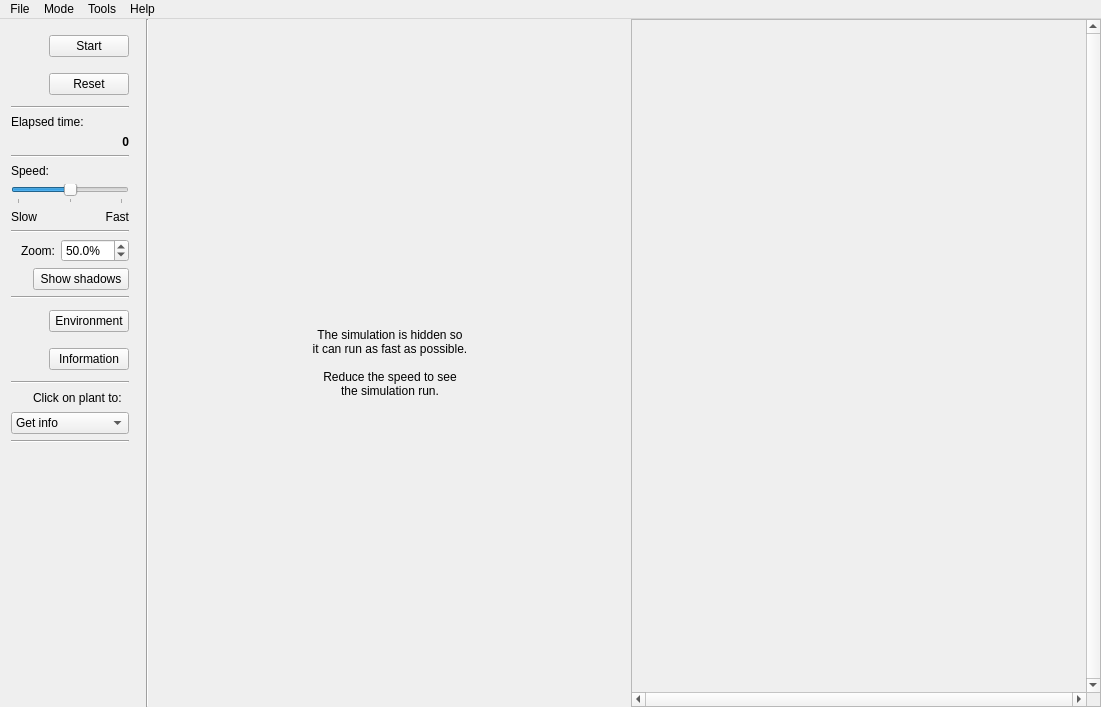
<?xml version="1.0" encoding="UTF-8"?>
<ui version="4.0">
 <class>MainWindow</class>
 <widget class="QMainWindow" name="MainWindow">
  <property name="geometry">
   <rect>
    <x>0</x>
    <y>0</y>
    <width>1101</width>
    <height>707</height>
   </rect>
  </property>
  <property name="windowTitle">
   <string>Grovolve</string>
  </property>
  <widget class="QWidget" name="centralWidget">
   <layout class="QHBoxLayout" name="horizontalLayout">
    <property name="leftMargin">
     <number>0</number>
    </property>
    <property name="topMargin">
     <number>0</number>
    </property>
    <property name="rightMargin">
     <number>0</number>
    </property>
    <property name="bottomMargin">
     <number>0</number>
    </property>
    <item>
     <widget class="QWidget" name="controlsWidget" native="true">
      <property name="sizePolicy">
       <sizepolicy hsizetype="Minimum" vsizetype="Preferred">
        <horstretch>0</horstretch>
        <verstretch>0</verstretch>
       </sizepolicy>
      </property>
      <layout class="QVBoxLayout" name="verticalLayout_2">
       <item>
        <widget class="QWidget" name="widget_2" native="true">
         <layout class="QGridLayout" name="gridLayout_3">
          <property name="leftMargin">
           <number>0</number>
          </property>
          <property name="topMargin">
           <number>0</number>
          </property>
          <property name="rightMargin">
           <number>0</number>
          </property>
          <property name="bottomMargin">
           <number>0</number>
          </property>
          <item row="1" column="1">
           <widget class="QPushButton" name="resetButton">
            <property name="focusPolicy">
             <enum>Qt::StrongFocus</enum>
            </property>
            <property name="text">
             <string>Reset</string>
            </property>
           </widget>
          </item>
          <item row="0" column="0">
           <widget class="QLabel" name="startStopSimulationLabel">
            <property name="sizePolicy">
             <sizepolicy hsizetype="Fixed" vsizetype="Fixed">
              <horstretch>0</horstretch>
              <verstretch>0</verstretch>
             </sizepolicy>
            </property>
            <property name="minimumSize">
             <size>
              <width>32</width>
              <height>32</height>
             </size>
            </property>
            <property name="maximumSize">
             <size>
              <width>32</width>
              <height>32</height>
             </size>
            </property>
            <property name="text">
             <string/>
            </property>
            <property name="pixmap">
             <pixmap resource="../images/images.qrc">:/icons/play-256.png</pixmap>
            </property>
            <property name="scaledContents">
             <bool>true</bool>
            </property>
           </widget>
          </item>
          <item row="0" column="1">
           <widget class="QPushButton" name="startStopSimulationButton">
            <property name="focusPolicy">
             <enum>Qt::StrongFocus</enum>
            </property>
            <property name="text">
             <string>Start</string>
            </property>
            <property name="checkable">
             <bool>false</bool>
            </property>
           </widget>
          </item>
          <item row="1" column="0">
           <widget class="QLabel" name="resetLabel">
            <property name="sizePolicy">
             <sizepolicy hsizetype="Fixed" vsizetype="Fixed">
              <horstretch>0</horstretch>
              <verstretch>0</verstretch>
             </sizepolicy>
            </property>
            <property name="minimumSize">
             <size>
              <width>32</width>
              <height>32</height>
             </size>
            </property>
            <property name="maximumSize">
             <size>
              <width>32</width>
              <height>32</height>
             </size>
            </property>
            <property name="text">
             <string/>
            </property>
            <property name="pixmap">
             <pixmap resource="../images/images.qrc">:/icons/reset-256.png</pixmap>
            </property>
            <property name="scaledContents">
             <bool>true</bool>
            </property>
           </widget>
          </item>
         </layout>
        </widget>
       </item>
       <item>
        <widget class="Line" name="line">
         <property name="orientation">
          <enum>Qt::Horizontal</enum>
         </property>
        </widget>
       </item>
       <item>
        <widget class="QLabel" name="timeLabel1">
         <property name="text">
          <string>Elapsed time:</string>
         </property>
        </widget>
       </item>
       <item>
        <widget class="QLabel" name="timeLabel2">
         <property name="font">
          <font>
           <weight>75</weight>
           <bold>true</bold>
          </font>
         </property>
         <property name="text">
          <string>0</string>
         </property>
         <property name="alignment">
          <set>Qt::AlignRight|Qt::AlignTrailing|Qt::AlignVCenter</set>
         </property>
        </widget>
       </item>
       <item>
        <widget class="Line" name="line_4">
         <property name="orientation">
          <enum>Qt::Horizontal</enum>
         </property>
        </widget>
       </item>
       <item>
        <widget class="QLabel" name="label">
         <property name="text">
          <string>Speed:</string>
         </property>
        </widget>
       </item>
       <item>
        <widget class="QSlider" name="speedSlider">
         <property name="sizePolicy">
          <sizepolicy hsizetype="Minimum" vsizetype="Fixed">
           <horstretch>0</horstretch>
           <verstretch>0</verstretch>
          </sizepolicy>
         </property>
         <property name="maximum">
          <number>2</number>
         </property>
         <property name="pageStep">
          <number>1</number>
         </property>
         <property name="value">
          <number>1</number>
         </property>
         <property name="orientation">
          <enum>Qt::Horizontal</enum>
         </property>
         <property name="tickPosition">
          <enum>QSlider::TicksBelow</enum>
         </property>
         <property name="tickInterval">
          <number>1</number>
         </property>
        </widget>
       </item>
       <item>
        <widget class="QWidget" name="widget_5" native="true">
         <layout class="QHBoxLayout" name="horizontalLayout_5">
          <property name="leftMargin">
           <number>0</number>
          </property>
          <property name="topMargin">
           <number>0</number>
          </property>
          <property name="rightMargin">
           <number>0</number>
          </property>
          <property name="bottomMargin">
           <number>0</number>
          </property>
          <item>
           <widget class="QLabel" name="label_3">
            <property name="text">
             <string>Slow</string>
            </property>
           </widget>
          </item>
          <item>
           <widget class="QLabel" name="label_4">
            <property name="text">
             <string>Fast</string>
            </property>
            <property name="alignment">
             <set>Qt::AlignRight|Qt::AlignTrailing|Qt::AlignVCenter</set>
            </property>
           </widget>
          </item>
         </layout>
        </widget>
       </item>
       <item>
        <widget class="Line" name="line_8">
         <property name="orientation">
          <enum>Qt::Horizontal</enum>
         </property>
        </widget>
       </item>
       <item>
        <widget class="QWidget" name="displayOptionsWidget" native="true">
         <layout class="QGridLayout" name="gridLayout_2">
          <property name="leftMargin">
           <number>0</number>
          </property>
          <property name="topMargin">
           <number>0</number>
          </property>
          <property name="rightMargin">
           <number>0</number>
          </property>
          <property name="bottomMargin">
           <number>0</number>
          </property>
          <item row="0" column="0" colspan="2">
           <widget class="QWidget" name="zoomWidget" native="true">
            <layout class="QGridLayout" name="gridLayout_4">
             <property name="leftMargin">
              <number>0</number>
             </property>
             <property name="topMargin">
              <number>0</number>
             </property>
             <property name="rightMargin">
              <number>0</number>
             </property>
             <property name="bottomMargin">
              <number>0</number>
             </property>
             <item row="1" column="0">
              <widget class="QLabel" name="label_2">
               <property name="sizePolicy">
                <sizepolicy hsizetype="Preferred" vsizetype="Preferred">
                 <horstretch>0</horstretch>
                 <verstretch>0</verstretch>
                </sizepolicy>
               </property>
               <property name="text">
                <string>Zoom:</string>
               </property>
               <property name="alignment">
                <set>Qt::AlignRight|Qt::AlignTrailing|Qt::AlignVCenter</set>
               </property>
              </widget>
             </item>
             <item row="1" column="1">
              <widget class="QDoubleSpinBox" name="zoomSpinBox">
               <property name="sizePolicy">
                <sizepolicy hsizetype="Preferred" vsizetype="Fixed">
                 <horstretch>0</horstretch>
                 <verstretch>0</verstretch>
                </sizepolicy>
               </property>
               <property name="focusPolicy">
                <enum>Qt::StrongFocus</enum>
               </property>
               <property name="suffix">
                <string>%</string>
               </property>
               <property name="decimals">
                <number>1</number>
               </property>
               <property name="minimum">
                <double>5.000000000000000</double>
               </property>
               <property name="maximum">
                <double>200.000000000000000</double>
               </property>
               <property name="singleStep">
                <double>2.000000000000000</double>
               </property>
               <property name="value">
                <double>50.000000000000000</double>
               </property>
              </widget>
             </item>
            </layout>
           </widget>
          </item>
          <item row="1" column="0">
           <widget class="InfoTextWidget" name="shadowsInfoText" native="true">
            <property name="sizePolicy">
             <sizepolicy hsizetype="Fixed" vsizetype="Fixed">
              <horstretch>0</horstretch>
              <verstretch>0</verstretch>
             </sizepolicy>
            </property>
            <property name="minimumSize">
             <size>
              <width>16</width>
              <height>16</height>
             </size>
            </property>
            <property name="focusPolicy">
             <enum>Qt::NoFocus</enum>
            </property>
           </widget>
          </item>
          <item row="1" column="1">
           <widget class="QPushButton" name="shadowsButton">
            <property name="focusPolicy">
             <enum>Qt::StrongFocus</enum>
            </property>
            <property name="text">
             <string>Show shadows</string>
            </property>
            <property name="checkable">
             <bool>false</bool>
            </property>
            <property name="checked">
             <bool>false</bool>
            </property>
           </widget>
          </item>
         </layout>
        </widget>
       </item>
       <item>
        <widget class="QWidget" name="otherAdvancedControlsWidget" native="true">
         <layout class="QGridLayout" name="gridLayout_5">
          <property name="leftMargin">
           <number>0</number>
          </property>
          <property name="topMargin">
           <number>0</number>
          </property>
          <property name="rightMargin">
           <number>0</number>
          </property>
          <property name="bottomMargin">
           <number>0</number>
          </property>
          <item row="1" column="1">
           <widget class="QPushButton" name="environmentButton">
            <property name="focusPolicy">
             <enum>Qt::StrongFocus</enum>
            </property>
            <property name="text">
             <string>Environment</string>
            </property>
           </widget>
          </item>
          <item row="1" column="0">
           <widget class="QLabel" name="environmentLabel">
            <property name="sizePolicy">
             <sizepolicy hsizetype="Fixed" vsizetype="Fixed">
              <horstretch>0</horstretch>
              <verstretch>0</verstretch>
             </sizepolicy>
            </property>
            <property name="minimumSize">
             <size>
              <width>32</width>
              <height>32</height>
             </size>
            </property>
            <property name="maximumSize">
             <size>
              <width>32</width>
              <height>32</height>
             </size>
            </property>
            <property name="text">
             <string/>
            </property>
            <property name="pixmap">
             <pixmap resource="../images/images.qrc">:/icons/sun-256.png</pixmap>
            </property>
            <property name="scaledContents">
             <bool>true</bool>
            </property>
           </widget>
          </item>
          <item row="0" column="0" colspan="2">
           <widget class="Line" name="line_6">
            <property name="orientation">
             <enum>Qt::Horizontal</enum>
            </property>
           </widget>
          </item>
          <item row="2" column="1">
           <widget class="QPushButton" name="informationButton">
            <property name="focusPolicy">
             <enum>Qt::StrongFocus</enum>
            </property>
            <property name="text">
             <string>Information</string>
            </property>
           </widget>
          </item>
          <item row="2" column="0">
           <widget class="QLabel" name="environmentLabel_2">
            <property name="sizePolicy">
             <sizepolicy hsizetype="Fixed" vsizetype="Fixed">
              <horstretch>0</horstretch>
              <verstretch>0</verstretch>
             </sizepolicy>
            </property>
            <property name="minimumSize">
             <size>
              <width>32</width>
              <height>32</height>
             </size>
            </property>
            <property name="maximumSize">
             <size>
              <width>32</width>
              <height>32</height>
             </size>
            </property>
            <property name="text">
             <string/>
            </property>
            <property name="pixmap">
             <pixmap resource="../images/images.qrc">:/icons/graph-128.png</pixmap>
            </property>
            <property name="scaledContents">
             <bool>true</bool>
            </property>
           </widget>
          </item>
         </layout>
        </widget>
       </item>
       <item>
        <widget class="QWidget" name="clickModeWidget" native="true">
         <layout class="QVBoxLayout" name="verticalLayout">
          <property name="leftMargin">
           <number>0</number>
          </property>
          <property name="topMargin">
           <number>0</number>
          </property>
          <property name="rightMargin">
           <number>0</number>
          </property>
          <property name="bottomMargin">
           <number>0</number>
          </property>
          <item>
           <widget class="Line" name="line_7">
            <property name="orientation">
             <enum>Qt::Horizontal</enum>
            </property>
           </widget>
          </item>
          <item>
           <widget class="QWidget" name="widget_4" native="true">
            <layout class="QHBoxLayout" name="horizontalLayout_4">
             <property name="leftMargin">
              <number>0</number>
             </property>
             <property name="topMargin">
              <number>0</number>
             </property>
             <property name="rightMargin">
              <number>0</number>
             </property>
             <property name="bottomMargin">
              <number>0</number>
             </property>
             <item>
              <widget class="InfoTextWidget" name="clickModeInfoText" native="true">
               <property name="sizePolicy">
                <sizepolicy hsizetype="Fixed" vsizetype="Fixed">
                 <horstretch>0</horstretch>
                 <verstretch>0</verstretch>
                </sizepolicy>
               </property>
               <property name="minimumSize">
                <size>
                 <width>16</width>
                 <height>16</height>
                </size>
               </property>
               <property name="focusPolicy">
                <enum>Qt::NoFocus</enum>
               </property>
              </widget>
             </item>
             <item>
              <widget class="QLabel" name="clickModeLabel">
               <property name="text">
                <string>Click on plant to:</string>
               </property>
              </widget>
             </item>
            </layout>
           </widget>
          </item>
          <item>
           <widget class="QWidget" name="widget_3" native="true">
            <layout class="QHBoxLayout" name="horizontalLayout_3">
             <property name="spacing">
              <number>0</number>
             </property>
             <property name="leftMargin">
              <number>0</number>
             </property>
             <property name="topMargin">
              <number>0</number>
             </property>
             <property name="rightMargin">
              <number>0</number>
             </property>
             <property name="bottomMargin">
              <number>0</number>
             </property>
             <item>
              <widget class="QComboBox" name="clickModeComboBox">
               <property name="focusPolicy">
                <enum>Qt::StrongFocus</enum>
               </property>
               <item>
                <property name="text">
                 <string>Get info</string>
                </property>
               </item>
               <item>
                <property name="text">
                 <string>Kill plant</string>
                </property>
               </item>
               <item>
                <property name="text">
                 <string>Help plant</string>
                </property>
               </item>
              </widget>
             </item>
            </layout>
           </widget>
          </item>
         </layout>
        </widget>
       </item>
       <item>
        <widget class="Line" name="line_5">
         <property name="orientation">
          <enum>Qt::Horizontal</enum>
         </property>
        </widget>
       </item>
       <item>
        <spacer name="verticalSpacer_3">
         <property name="orientation">
          <enum>Qt::Vertical</enum>
         </property>
         <property name="sizeHint" stdset="0">
          <size>
           <width>20</width>
           <height>40</height>
          </size>
         </property>
        </spacer>
       </item>
      </layout>
     </widget>
    </item>
    <item>
     <widget class="Line" name="line_2">
      <property name="orientation">
       <enum>Qt::Vertical</enum>
      </property>
     </widget>
    </item>
    <item>
     <widget class="QLabel" name="simulationHiddenLabel">
      <property name="sizePolicy">
       <sizepolicy hsizetype="Expanding" vsizetype="Preferred">
        <horstretch>0</horstretch>
        <verstretch>0</verstretch>
       </sizepolicy>
      </property>
      <property name="text">
       <string>The simulation is hidden so
it can run as fast as possible.

Reduce the speed to see
the simulation run.</string>
      </property>
      <property name="alignment">
       <set>Qt::AlignCenter</set>
      </property>
     </widget>
    </item>
    <item>
     <widget class="QScrollArea" name="scrollArea">
      <property name="verticalScrollBarPolicy">
       <enum>Qt::ScrollBarAlwaysOn</enum>
      </property>
      <property name="horizontalScrollBarPolicy">
       <enum>Qt::ScrollBarAlwaysOn</enum>
      </property>
      <property name="widgetResizable">
       <bool>true</bool>
      </property>
      <property name="alignment">
       <set>Qt::AlignCenter</set>
      </property>
      <widget class="QWidget" name="scrollAreaWidgetContents">
       <property name="geometry">
        <rect>
         <x>0</x>
         <y>0</y>
         <width>445</width>
         <height>665</height>
        </rect>
       </property>
      </widget>
     </widget>
    </item>
   </layout>
  </widget>
  <widget class="QMenuBar" name="menuBar">
   <property name="geometry">
    <rect>
     <x>0</x>
     <y>0</y>
     <width>1101</width>
     <height>27</height>
    </rect>
   </property>
   <widget class="QMenu" name="menuFile">
    <property name="title">
     <string>File</string>
    </property>
    <addaction name="actionSave_simulation"/>
    <addaction name="actionLoad_simulation"/>
    <addaction name="separator"/>
    <addaction name="actionSave_settings"/>
    <addaction name="actionLoad_settings"/>
    <addaction name="separator"/>
    <addaction name="actionSave_current_image"/>
    <addaction name="separator"/>
    <addaction name="actionExit"/>
   </widget>
   <widget class="QMenu" name="menuHelp">
    <property name="title">
     <string>Help</string>
    </property>
    <addaction name="actionQuick_summary"/>
    <addaction name="actionAbout"/>
   </widget>
   <widget class="QMenu" name="menuTools">
    <property name="enabled">
     <bool>true</bool>
    </property>
    <property name="title">
     <string>Tools</string>
    </property>
    <addaction name="actionSettings"/>
    <addaction name="actionAutomatically_save_images"/>
    <addaction name="actionRecover_autosave_files"/>
   </widget>
   <widget class="QMenu" name="menuMode">
    <property name="title">
     <string>Mode</string>
    </property>
    <addaction name="actionBasic"/>
    <addaction name="actionAdvanced"/>
   </widget>
   <addaction name="menuFile"/>
   <addaction name="menuMode"/>
   <addaction name="menuTools"/>
   <addaction name="menuHelp"/>
  </widget>
  <action name="actionSave_settings">
   <property name="icon">
    <iconset resource="../images/images.qrc">
     <normaloff>:/icons/savesettings-256.png</normaloff>:/icons/savesettings-256.png</iconset>
   </property>
   <property name="text">
    <string>Save settings</string>
   </property>
   <property name="toolTip">
    <string>Save settings to file</string>
   </property>
  </action>
  <action name="actionLoad_settings">
   <property name="icon">
    <iconset resource="../images/images.qrc">
     <normaloff>:/icons/loadsettings-256.png</normaloff>:/icons/loadsettings-256.png</iconset>
   </property>
   <property name="text">
    <string>Load settings</string>
   </property>
   <property name="toolTip">
    <string>Load settings from file</string>
   </property>
  </action>
  <action name="actionSave_simulation">
   <property name="icon">
    <iconset resource="../images/images.qrc">
     <normaloff>:/icons/save-256.png</normaloff>:/icons/save-256.png</iconset>
   </property>
   <property name="text">
    <string>Save simulation</string>
   </property>
   <property name="toolTip">
    <string>Save simulation to file</string>
   </property>
  </action>
  <action name="actionLoad_simulation">
   <property name="icon">
    <iconset resource="../images/images.qrc">
     <normaloff>:/icons/load-256.png</normaloff>:/icons/load-256.png</iconset>
   </property>
   <property name="text">
    <string>Load simulation</string>
   </property>
   <property name="toolTip">
    <string>Load simulation from file</string>
   </property>
  </action>
  <action name="actionSave_current_image">
   <property name="icon">
    <iconset resource="../images/images.qrc">
     <normaloff>:/icons/saveimage-256.png</normaloff>:/icons/saveimage-256.png</iconset>
   </property>
   <property name="text">
    <string>Save current image</string>
   </property>
   <property name="toolTip">
    <string>Save current image to file</string>
   </property>
  </action>
  <action name="actionExit">
   <property name="icon">
    <iconset resource="../images/images.qrc">
     <normaloff>:/icons/exit-256.png</normaloff>:/icons/exit-256.png</iconset>
   </property>
   <property name="text">
    <string>Exit</string>
   </property>
  </action>
  <action name="actionAbout">
   <property name="icon">
    <iconset resource="../images/images.qrc">
     <normaloff>:/icons/tree-512.png</normaloff>:/icons/tree-512.png</iconset>
   </property>
   <property name="text">
    <string>About</string>
   </property>
  </action>
  <action name="actionSettings">
   <property name="icon">
    <iconset resource="../images/images.qrc">
     <normaloff>:/icons/settings-256.png</normaloff>:/icons/settings-256.png</iconset>
   </property>
   <property name="text">
    <string>Advanced settings</string>
   </property>
   <property name="toolTip">
    <string>Settings</string>
   </property>
  </action>
  <action name="actionQuick_summary">
   <property name="icon">
    <iconset resource="../images/images.qrc">
     <normaloff>:/icons/help-256.png</normaloff>:/icons/help-256.png</iconset>
   </property>
   <property name="text">
    <string>Quick summary</string>
   </property>
  </action>
  <action name="actionAutomatically_save_images">
   <property name="icon">
    <iconset resource="../images/images.qrc">
     <normaloff>:/icons/cross-128.png</normaloff>:/icons/cross-128.png</iconset>
   </property>
   <property name="text">
    <string>Automatically save images</string>
   </property>
   <property name="toolTip">
    <string>Auto image saving</string>
   </property>
  </action>
  <action name="actionBasic">
   <property name="checkable">
    <bool>true</bool>
   </property>
   <property name="text">
    <string>Basic</string>
   </property>
  </action>
  <action name="actionAdvanced">
   <property name="checkable">
    <bool>true</bool>
   </property>
   <property name="text">
    <string>Advanced</string>
   </property>
  </action>
  <action name="actionRecover_autosave_files">
   <property name="icon">
    <iconset resource="../images/images.qrc">
     <normaloff>:/icons/load-256.png</normaloff>:/icons/load-256.png</iconset>
   </property>
   <property name="text">
    <string>Recover autosave files</string>
   </property>
  </action>
 </widget>
 <layoutdefault spacing="6" margin="11"/>
 <customwidgets>
  <customwidget>
   <class>InfoTextWidget</class>
   <extends>QWidget</extends>
   <header>infotextwidget.h</header>
   <container>1</container>
  </customwidget>
 </customwidgets>
 <tabstops>
  <tabstop>startStopSimulationButton</tabstop>
  <tabstop>resetButton</tabstop>
  <tabstop>shadowsButton</tabstop>
  <tabstop>zoomSpinBox</tabstop>
  <tabstop>environmentButton</tabstop>
  <tabstop>informationButton</tabstop>
  <tabstop>clickModeComboBox</tabstop>
  <tabstop>scrollArea</tabstop>
 </tabstops>
 <resources>
  <include location="../images/images.qrc"/>
 </resources>
 <connections/>
</ui>
